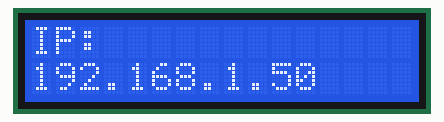
Recording of a sketch running on a simulated ESP8266 (Wemos D1 mini). On the bench: 16×2 character LCD. WiFi joins after 1.5 s; servers stay silent unless stated; network time is answered at once with the bench clock; the local clock reads 2024-03-15 10:24:30 at power-on unless the sketch sets it; what the sketch prints to the serial monitor is not drawn.

Above: at 1.8 s.
At 5.0 s:
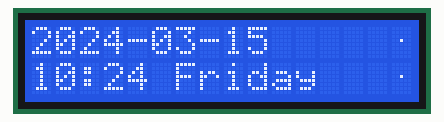
At 12.9 s:
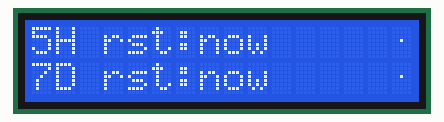
At 25.0 s:
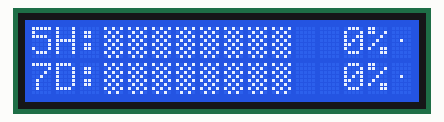
At 33.1 s:
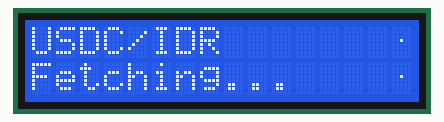
At 37.2 s:
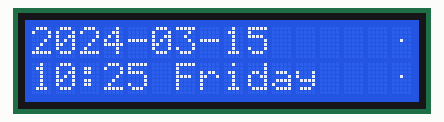

The sketch:

wemos_monitor.ino
```cpp
/*
 * Claude Code Quota Monitor — Wemos D1 Mini + 16x2 LCD (PCF8574 I2C backpack)
 *
 * Wiring:
 *   LCD SDA → D2 (GPIO4)
 *   LCD SCL → D1 (GPIO5)
 *   LCD VCC → 5V
 *   LCD GND → GND
 *
 * Libraries (install via Library Manager):
 *   LiquidCrystal_I2C, ArduinoJson (v6/v7), NTPClient
 *   ESP8266WiFi, ESP8266WebServer, WiFiUdp (all bundled with ESP8266 board package)
 */

#include <ESP8266WiFi.h>
#include <ESP8266WebServer.h>
#include <ESP8266HTTPClient.h>
#include <WiFiClientSecure.h>
#include <WiFiUdp.h>
#include <NTPClient.h>
#include <Wire.h>
#include <LiquidCrystal_I2C.h>
#include <ArduinoJson.h>
#include <time.h>

// ── Config ────────────────────────────────────────────────────────────────────
const char* WIFI_SSID     = "YOUR_WIFI_SSID";
const char* WIFI_PASSWORD = "YOUR_WIFI_PASSWORD";
#define LCD_ADDR   0x27   // try 0x3F if display stays blank
#define TZ_OFFSET  25200  // UTC+7 Asia/Jakarta

// ── Hardware ──────────────────────────────────────────────────────────────────
LiquidCrystal_I2C lcd(LCD_ADDR, 16, 2);
ESP8266WebServer  server(80);
WiFiUDP           ntpUDP;
WiFiUDP           dataUDP;
NTPClient         ntp(ntpUDP, "pool.ntp.org", TZ_OFFSET, 60000);
#define DATA_PORT 4210

// ── Custom characters (CGRAM slots 0-2) ───────────────────────────────────────
byte BLOCK_FULL[8]  = {0xFF,0xFF,0xFF,0xFF,0xFF,0xFF,0xFF,0xFF};
byte BLOCK_EMPTY[8] = {0x15,0x0A,0x15,0x0A,0x15,0x0A,0x15,0x0A}; // light shade
byte MIDDLE_DOT[8]  = {0x00,0x00,0x00,0x04,0x00,0x00,0x00,0x00}; // · stale dot

#define CH_FULL  0
#define CH_EMPTY 1
#define CH_DOT   2

// ── Price state (fetched from Indodax) ────────────────────────────────────────
long  usdc_idr         = 0;
unsigned long price_ms = 0;
#define PRICE_INTERVAL 60000UL

// ── Quota state (populated by POST /update) ───────────────────────────────────
float five_pct         = 0;
int   five_reset_min   = 0;
float weekly_pct       = 0;
int   weekly_reset_min = 0;
unsigned long last_push_ms = 0;
bool  has_data         = false;

// ── Screen rotation ───────────────────────────────────────────────────────────
uint8_t cur_screen       = 0; // 0=datetime, 1=usage, 2=reset, 3=price
unsigned long screen_ms  = 0;
#define SCREEN_INTERVAL 4000UL

// ── Bar expand animation (screen 1 entry) ─────────────────────────────────────
bool  anim_active    = false;
float anim_five      = 0;
float anim_weekly    = 0;
unsigned long anim_ms = 0;
#define ANIM_STEP_MS 125UL

// ── Spinner / stale indicator ─────────────────────────────────────────────────
const char SPIN[] = {'|','/','-','\\'};
uint8_t spin_idx     = 0;
unsigned long spin_ms = 0;
#define SPIN_MS   250UL
#define STALE_MS 60000UL

// ── Backlight blink (alert: either pct >= 80%) ────────────────────────────────
bool  bl_on       = true;
unsigned long bl_ms = 0;
#define BLINK_MS 500UL

// ── Helpers ───────────────────────────────────────────────────────────────────

const char* dayName(int wday) {
    static const char* days[] = {
        "Sunday","Monday","Tuesday","Wednesday","Thursday","Friday","Saturday"
    };
    return days[wday % 7];
}

int pctToBlocks(float pct) {
    int b = (int)(pct / 100.0f * 8 + 0.5f);
    if (b < 0) b = 0;
    if (b > 8) b = 8;
    return b;
}

void drawBar(int filled) {
    for (int i = 0; i < 8; i++)
        lcd.write(i < filled ? CH_FULL : CH_EMPTY);
}

// Returns 7-char right-padded reset string, e.g. "4h20m  " or "now    "
String fmtReset(int min) {
    char buf[8];
    if (min <= 0) { strcpy(buf, "now    "); return buf; }
    int h = min / 60, m = min % 60;
    if (h > 0) snprintf(buf, 8, "%dh%02dm  ", h, m);
    else       snprintf(buf, 8, "%dm      ", m);
    buf[7] = '\0';
    return String(buf);
}

// ── Screen renderers (write cols 0-14; col 15 is indicator, written in loop) ──

void renderDateTime() {
    time_t t = ntp.getEpochTime();
    struct tm* ti = gmtime(&t);

    // Row 0: "YYYY-MM-DD     " (15 chars)
    char r0[16];
    snprintf(r0, 16, "%04d-%02d-%02d     ",
             ti->tm_year + 1900, ti->tm_mon + 1, ti->tm_mday);
    r0[15] = '\0';

    // Row 1: "HH:MM DayName  " (15 chars; longest day "Wednesday"=9 → 5+1+9=15)
    char r1[16];
    snprintf(r1, 16, "%02d:%02d %-9s",
             ti->tm_hour, ti->tm_min, dayName(ti->tm_wday));
    r1[15] = '\0';

    lcd.setCursor(0, 0); lcd.print(r0);
    lcd.setCursor(0, 1); lcd.print(r1);
}

void renderUsage(float five_draw, float weekly_draw) {
    // Row 0: "5H:████░░░░ 12%" → 3 + 8 + 4 = 15 chars
    // Row 1: "7D:████░░░░  5%" → same layout
    char pct_buf[5];

    lcd.setCursor(0, 0);
    lcd.print("5H:");
    drawBar(pctToBlocks(five_draw));
    snprintf(pct_buf, 5, "%3d%%", (int)five_draw);
    lcd.print(pct_buf);

    lcd.setCursor(0, 1);
    lcd.print("7D:");
    drawBar(pctToBlocks(weekly_draw));
    snprintf(pct_buf, 5, "%3d%%", (int)weekly_draw);
    lcd.print(pct_buf);
}

void renderReset() {
    // Row 0: "5H rst:4h20m   " (7 + 7 + 1 pad = 15 chars)
    // Row 1: "7D rst:6h50m   "
    char r0[16], r1[16];
    snprintf(r0, 16, "5H rst:%-8s", fmtReset(five_reset_min).c_str());
    snprintf(r1, 16, "7D rst:%-8s", fmtReset(weekly_reset_min).c_str());
    r0[15] = '\0'; r1[15] = '\0';
    lcd.setCursor(0, 0); lcd.print(r0);
    lcd.setCursor(0, 1); lcd.print(r1);
}

void renderPrice() {
    // Row 0: "USDC/IDR       " (15 chars)
    // Row 1: "Rp 16.250      " (15 chars) or "Fetching...    " if no data yet
    lcd.setCursor(0, 0); lcd.print("USDC/IDR       ");
    lcd.setCursor(0, 1);
    if (usdc_idr == 0) {
        lcd.print("Fetching...    ");
    } else {
        // format with dot thousands: e.g. 16250 → "16.250"
        char num[12];
        long v = usdc_idr;
        if (v >= 1000000) snprintf(num, 12, "%ld.%03ld.%03ld", v/1000000, (v%1000000)/1000, v%1000);
        else if (v >= 1000) snprintf(num, 12, "%ld.%03ld", v/1000, v%1000);
        else snprintf(num, 12, "%ld", v);
        char r1[16];
        snprintf(r1, 16, "Rp %-12s", num);
        r1[15] = '\0';
        lcd.print(r1);
    }
}

void fetchPrice() {
    if (WiFi.status() != WL_CONNECTED) return;
    WiFiClientSecure client;
    client.setInsecure();
    HTTPClient http;
    http.begin(client, "https://indodax.com/api/ticker/usdcidr");
    http.setTimeout(8000);
    if (http.GET() != HTTP_CODE_OK) { http.end(); return; }
    JsonDocument doc;
    if (deserializeJson(doc, http.getString())) { http.end(); return; }
    http.end();
    const char* last = doc["ticker"]["last"];
    if (last) usdc_idr = atol(last);
}

// ── HTTP handler ──────────────────────────────────────────────────────────────

void handleUpdate() {
    if (!server.hasArg("plain")) {
        server.send(400, "text/plain", "no body");
        return;
    }
    JsonDocument doc;
    if (deserializeJson(doc, server.arg("plain"))) {
        server.send(400, "text/plain", "bad json");
        return;
    }
    five_pct         = doc["five_hour_pct"]       | 0.0f;
    five_reset_min   = doc["five_hour_resets_min"] | 0;
    weekly_pct       = doc["weekly_pct"]           | 0.0f;
    weekly_reset_min = doc["weekly_resets_min"]    | 0;
    last_push_ms     = millis();
    has_data         = true;
    server.send(200, "text/plain", "ok");
}

// ── Setup ─────────────────────────────────────────────────────────────────────

void setup() {
    Serial.begin(115200);
    Wire.begin(4, 5); // SDA=D2(GPIO4), SCL=D1(GPIO5)
    lcd.init();
    lcd.begin(16, 2);
    lcd.backlight();
    lcd.createChar(CH_FULL,  BLOCK_FULL);
    lcd.createChar(CH_EMPTY, BLOCK_EMPTY);
    lcd.createChar(CH_DOT,   MIDDLE_DOT);

    lcd.setCursor(0, 0); lcd.print("Connecting WiFi ");
    lcd.setCursor(0, 1); lcd.print(WIFI_SSID);

    WiFi.mode(WIFI_STA);
    WiFi.begin(WIFI_SSID, WIFI_PASSWORD);
    unsigned long t = millis();
    while (WiFi.status() != WL_CONNECTED && millis() - t < 20000) delay(300);

    if (WiFi.status() != WL_CONNECTED) {
        lcd.clear();
        lcd.setCursor(0, 0); lcd.print("WiFi failed!    ");
        lcd.setCursor(0, 1); lcd.print("Check creds     ");
        while (true) delay(1000);
    }

    lcd.clear();
    lcd.setCursor(0, 0); lcd.print("IP:             ");
    String ip = WiFi.localIP().toString();
    lcd.setCursor(0, 1);
    lcd.print(ip);
    Serial.println("IP: " + ip);
    delay(3000);

    ntp.begin();
    ntp.update();

    server.on("/update", HTTP_POST, handleUpdate);
    server.begin();
    dataUDP.begin(DATA_PORT);

    screen_ms = millis();
    spin_ms   = millis();
}

// ── Loop ─────────────────────────────────────────────────────────────────────

void loop() {
    server.handleClient();
    ntp.update();

    // UDP quota packets
    int pktSize = dataUDP.parsePacket();
    if (pktSize > 0) {
        char buf[256];
        int len = dataUDP.read(buf, sizeof(buf) - 1);
        buf[len] = '\0';
        JsonDocument doc;
        if (!deserializeJson(doc, buf)) {
            five_pct         = doc["five_hour_pct"]        | 0.0f;
            five_reset_min   = doc["five_hour_resets_min"] | 0;
            weekly_pct       = doc["weekly_pct"]           | 0.0f;
            weekly_reset_min = doc["weekly_resets_min"]    | 0;
            last_push_ms     = millis();
            has_data         = true;
        }
    }

    unsigned long now = millis();

    // price fetch every minute
    if (now - price_ms >= PRICE_INTERVAL || price_ms == 0) {
        price_ms = now;
        fetchPrice();
    }

    // spinner tick
    if (now - spin_ms >= SPIN_MS) {
        spin_idx = (spin_idx + 1) % 4;
        spin_ms  = now;
    }

    // screen rotation
    if (now - screen_ms >= SCREEN_INTERVAL) {
        cur_screen = (cur_screen + 1) % 4;
        screen_ms  = now;
        if (cur_screen == 1) { // usage screen: start bar animation
            anim_active = true;
            anim_five   = 0;
            anim_weekly = 0;
            anim_ms     = now;
        }
    }

    // bar animation step
    if (anim_active && cur_screen == 1 && now - anim_ms >= ANIM_STEP_MS) {
        anim_ms     = now;
        float step  = 100.0f / 8; // one block width
        anim_five   = min(anim_five   + step, five_pct);
        anim_weekly = min(anim_weekly + step, weekly_pct);
        if (anim_five >= five_pct && anim_weekly >= weekly_pct)
            anim_active = false;
    }

    // backlight blink on alert
    bool alert = has_data && (five_pct >= 80.0f || weekly_pct >= 80.0f);
    if (alert) {
        if (now - bl_ms >= BLINK_MS) {
            bl_on = !bl_on;
            bl_ms = now;
            if (bl_on) lcd.backlight(); else lcd.noBacklight();
        }
    } else if (!bl_on) {
        lcd.backlight();
        bl_on = true;
    }

    // render active screen (cols 0-14)
    switch (cur_screen) {
        case 0: renderDateTime(); break;
        case 1: renderUsage(anim_active ? anim_five   : five_pct,
                            anim_active ? anim_weekly : weekly_pct); break;
        case 2: renderReset(); break;
        case 3: renderPrice(); break;
    }

    // indicator at col 15 on both rows
    bool stale = !has_data || (now - last_push_ms > STALE_MS);
    lcd.setCursor(15, 0);
    if (stale) lcd.write(CH_DOT); else lcd.print(SPIN[spin_idx]);
    lcd.setCursor(15, 1);
    if (stale) lcd.write(CH_DOT); else lcd.print(SPIN[spin_idx]);

    delay(50);
}
```

Measured:
- what the display in image 0 shows lasts 3.3 s, from 1.7 s to 5.0 s
- what the display in image 1 shows lasts 3.8 s, from 5.0 s to 8.8 s
- what the display in image 2 shows lasts 4.1 s, from 12.8 s to 16.9 s
